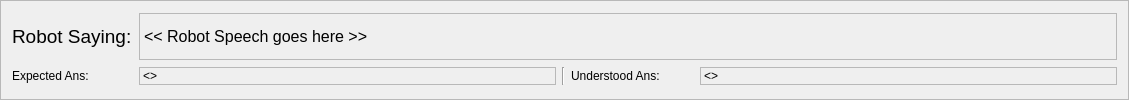
         <widget class="QFrame" name="frame_84">
          <property name="minimumSize">
           <size>
            <width>1129</width>
            <height>91</height>
           </size>
          </property>
          <property name="frameShape">
           <enum>QFrame::StyledPanel</enum>
          </property>
          <property name="frameShadow">
           <enum>QFrame::Raised</enum>
          </property>
          <layout class="QGridLayout" name="gridLayout_40">
           <item row="0" column="0">
            <widget class="QLabel" name="label_103">
             <property name="maximumSize">
              <size>
               <width>121</width>
               <height>22</height>
              </size>
             </property>
             <property name="font">
              <font>
               <pointsize>14</pointsize>
              </font>
             </property>
             <property name="text">
              <string>Robot Saying:</string>
             </property>
            </widget>
           </item>
           <item row="1" column="0">
            <widget class="QLabel" name="label_201">
             <property name="text">
              <string>Expected Ans:</string>
             </property>
            </widget>
           </item>
           <item row="1" column="1">
            <widget class="QLabel" name="run_exp_ans">
             <property name="frameShape">
              <enum>QFrame::StyledPanel</enum>
             </property>
             <property name="frameShadow">
              <enum>QFrame::Plain</enum>
             </property>
             <property name="text">
              <string>&lt;&lt;Ans&gt;&gt;</string>
             </property>
            </widget>
           </item>
           <item row="1" column="2">
            <widget class="Line" name="line_24">
             <property name="orientation">
              <enum>Qt::Vertical</enum>
             </property>
            </widget>
           </item>
           <item row="1" column="3">
            <widget class="QLabel" name="label_230">
             <property name="maximumSize">
              <size>
               <width>123</width>
               <height>18</height>
              </size>
             </property>
             <property name="text">
              <string>Understood Ans:</string>
             </property>
            </widget>
           </item>
           <item row="1" column="4">
            <widget class="QLabel" name="run_under_ans">
             <property name="frameShape">
              <enum>QFrame::StyledPanel</enum>
             </property>
             <property name="text">
              <string> &lt;&lt;User Answer &gt;&gt;</string>
             </property>
            </widget>
           </item>
           <item row="0" column="1" colspan="4">
            <widget class="QLabel" name="robot_speech">
             <property name="minimumSize">
              <size>
               <width>0</width>
               <height>47</height>
              </size>
             </property>
             <property name="font">
              <font>
               <pointsize>12</pointsize>
              </font>
             </property>
             <property name="frameShape">
              <enum>QFrame::StyledPanel</enum>
             </property>
             <property name="text">
              <string>&lt;&lt; Robot Speech goes here &gt;&gt;</string>
             </property>
            </widget>
           </item>
          </layout>
         </widget>
